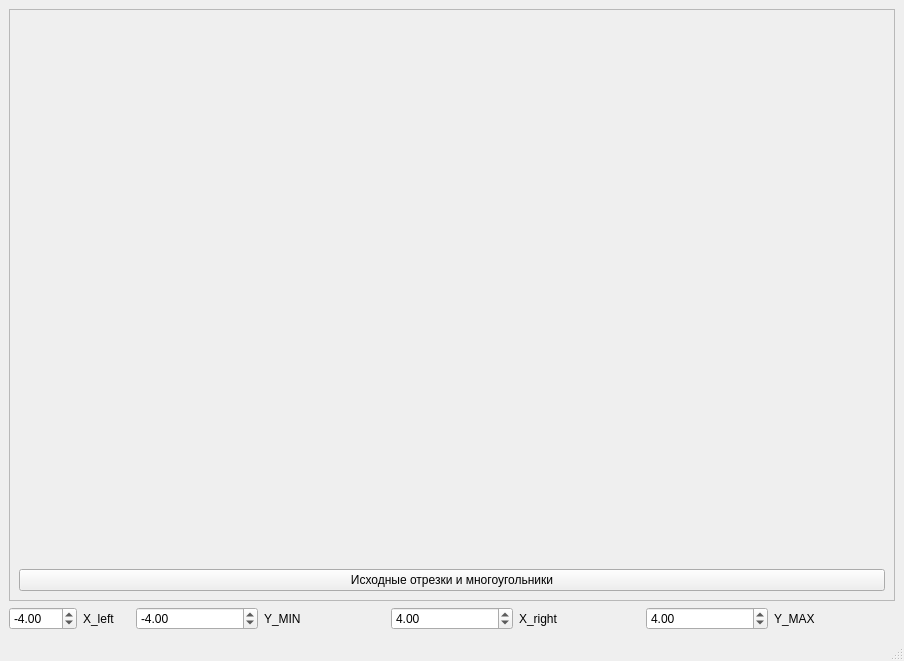
<?xml version="1.0" encoding="UTF-8"?>
<ui version="4.0">
 <class>MainWindow</class>
 <widget class="QMainWindow" name="MainWindow">
  <property name="geometry">
   <rect>
    <x>0</x>
    <y>0</y>
    <width>904</width>
    <height>661</height>
   </rect>
  </property>
  <property name="windowTitle">
   <string>Отсечение</string>
  </property>
  <widget class="QWidget" name="centralwidget">
   <layout class="QVBoxLayout" name="verticalLayout">
    <item>
     <layout class="QHBoxLayout" name="horizontalLayout_3"/>
    </item>
    <item>
     <widget class="QScrollArea" name="scrollArea">
      <property name="widgetResizable">
       <bool>true</bool>
      </property>
      <widget class="QWidget" name="scrollAreaWidgetContents">
       <property name="geometry">
        <rect>
         <x>0</x>
         <y>0</y>
         <width>880</width>
         <height>536</height>
        </rect>
       </property>
       <layout class="QVBoxLayout" name="verticalLayout_2">
        <item>
         <widget class="QLabel" name="label">
          <property name="text">
           <string/>
          </property>
          <property name="alignment">
           <set>Qt::AlignCenter</set>
          </property>
         </widget>
        </item>
        <item>
         <widget class="QPushButton" name="selectDirectoryB">
          <property name="text">
           <string>Исходные отрезки и многоугольники</string>
          </property>
         </widget>
        </item>
       </layout>
      </widget>
     </widget>
    </item>
    <item>
     <layout class="QHBoxLayout" name="horizontalLayout">
      <item>
       <layout class="QHBoxLayout" name="horizontalLayout_5">
        <item>
         <widget class="QDoubleSpinBox" name="dsb_Xmin">
          <property name="minimum">
           <double>-100.000000000000000</double>
          </property>
          <property name="value">
           <double>-4.000000000000000</double>
          </property>
         </widget>
        </item>
        <item>
         <widget class="QLabel" name="label_4">
          <property name="text">
           <string>X_left</string>
          </property>
         </widget>
        </item>
       </layout>
      </item>
      <item>
       <layout class="QVBoxLayout" name="verticalLayout_5">
        <item>
         <layout class="QHBoxLayout" name="horizontalLayout_6">
          <item>
           <widget class="QDoubleSpinBox" name="dsb_Ymin">
            <property name="minimum">
             <double>-100.000000000000000</double>
            </property>
            <property name="value">
             <double>-4.000000000000000</double>
            </property>
           </widget>
          </item>
         </layout>
        </item>
       </layout>
      </item>
      <item>
       <widget class="QLabel" name="label_5">
        <property name="text">
         <string>Y_MIN</string>
        </property>
       </widget>
      </item>
      <item>
       <widget class="QDoubleSpinBox" name="dsb_Xmax">
        <property name="minimum">
         <double>-100.000000000000000</double>
        </property>
        <property name="value">
         <double>4.000000000000000</double>
        </property>
       </widget>
      </item>
      <item>
       <widget class="QLabel" name="label_2">
        <property name="text">
         <string>X_right</string>
        </property>
       </widget>
      </item>
      <item>
       <widget class="QDoubleSpinBox" name="dsb_Ymax">
        <property name="minimum">
         <double>-100.000000000000000</double>
        </property>
        <property name="value">
         <double>4.000000000000000</double>
        </property>
       </widget>
      </item>
      <item>
       <widget class="QLabel" name="label_3">
        <property name="text">
         <string>Y_MAX</string>
        </property>
       </widget>
      </item>
     </layout>
    </item>
   </layout>
  </widget>
  <widget class="QMenuBar" name="menubar">
   <property name="geometry">
    <rect>
     <x>0</x>
     <y>0</y>
     <width>904</width>
     <height>25</height>
    </rect>
   </property>
  </widget>
  <widget class="QStatusBar" name="statusbar"/>
 </widget>
 <resources/>
 <connections/>
</ui>
